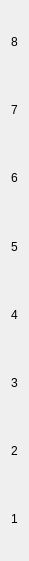
   <widget class="QWidget" name="verticalLayoutWidget_2">
    <property name="geometry">
     <rect>
      <x>600</x>
      <y>30</y>
      <width>21</width>
      <height>561</height>
     </rect>
    </property>
    <layout class="QVBoxLayout" name="verticalLayout_2">
     <item>
      <widget class="QLabel" name="letra_25">
       <property name="text">
        <string>8</string>
       </property>
       <property name="alignment">
        <set>Qt::AlignCenter</set>
       </property>
      </widget>
     </item>
     <item>
      <widget class="QLabel" name="letra_26">
       <property name="text">
        <string>7</string>
       </property>
       <property name="alignment">
        <set>Qt::AlignCenter</set>
       </property>
      </widget>
     </item>
     <item>
      <widget class="QLabel" name="letra_27">
       <property name="text">
        <string>6</string>
       </property>
       <property name="alignment">
        <set>Qt::AlignCenter</set>
       </property>
      </widget>
     </item>
     <item>
      <widget class="QLabel" name="letra_28">
       <property name="text">
        <string>5</string>
       </property>
       <property name="alignment">
        <set>Qt::AlignCenter</set>
       </property>
      </widget>
     </item>
     <item>
      <widget class="QLabel" name="letra_29">
       <property name="text">
        <string>4</string>
       </property>
       <property name="alignment">
        <set>Qt::AlignCenter</set>
       </property>
      </widget>
     </item>
     <item>
      <widget class="QLabel" name="letra_30">
       <property name="text">
        <string>3</string>
       </property>
       <property name="alignment">
        <set>Qt::AlignCenter</set>
       </property>
      </widget>
     </item>
     <item>
      <widget class="QLabel" name="letra_31">
       <property name="text">
        <string>2</string>
       </property>
       <property name="alignment">
        <set>Qt::AlignCenter</set>
       </property>
      </widget>
     </item>
     <item>
      <widget class="QLabel" name="letra_32">
       <property name="text">
        <string>1</string>
       </property>
       <property name="alignment">
        <set>Qt::AlignCenter</set>
       </property>
      </widget>
     </item>
    </layout>
   </widget>
